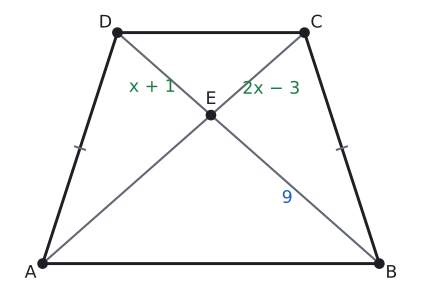

Write the Python code that produced this figure.
import sys; sys.path.insert(0, "tools")
from cizim import *

P = lambda x, y: np.array([float(x), float(y)])
uz = lambda U, V: round(float(np.linalg.norm(U - V)), 4)
def acisi(K, U, V):
    u, v = U - K, V - K
    return round(float(np.degrees(np.arccos(np.dot(u, v) / np.linalg.norm(u) / np.linalg.norm(v)))), 3)
def kesis(p, u, q, v):
    t = np.linalg.solve(np.array([u, -v]).T, q - p); return p + t[0] * u
def birim(U, V):
    t = (V - U) / np.linalg.norm(V - U); return t, np.array([-t[1], t[0]])
def paralel_isareti(U, V, f=0.5):
    M = U + f * (V - U); t, _ = birim(U, V)
    ax.annotate("", xy=M + 0.3 * S * t, xytext=M - 0.3 * S * t, arrowprops=dict(arrowstyle="-|>", color=SOLUK, lw=1.4, mutation_scale=14))
def cetik(U, V, n=1, renk=SOLUK, f=0.5):
    M = U + f * (V - U); t, m = birim(U, V)
    for i in range(n):
        c = M + (i - (n - 1) / 2) * 0.2 * S * t
        ax.plot(*zip(c - 0.22 * S * m, c + 0.22 * S * m), color=renk, lw=1.5)
def olcu(U, V, metin, d=0.5, renk=YAZI, fs=13):
    """[UV] ortasına, U->V yönünün soluna d*S uzağa yazı (d < 0: sağına)."""
    M = (U + V) / 2; _, m = birim(U, V)
    ax.text(*(M + d * S * m), metin, ha="center", va="center", color=renk, fontsize=fs)
def dik_isareti(K, U, V, r=0.4):
    a_ = (U - K) / np.linalg.norm(U - K) * r * S; b_ = (V - K) / np.linalg.norm(V - K) * r * S
    ax.plot(*zip(K + a_, K + a_ + b_, K + b_), color=SOLUK, lw=1.3)
def harf(Q, metin, dx, dy, renk=YAZI, fs=13):
    ax.text(Q[0] + dx * S, Q[1] + dy * S, metin, ha="center", va="center", color=renk, fontsize=fs)
def cizgi(U, V, renk=YAZI, lw=2.2, ls="-"):
    ax.plot(*zip(U, V), color=renk, lw=lw, ls=ls)
def basla(xmin, xmax, ymin, ymax, en=5.5):
    global fig, ax
    fig, ax = sekil(en, en * (ymax - ymin) / (xmax - xmin))
    ax.set_aspect("equal"); ax.axis("off"); ax.set_xlim(xmin, xmax); ax.set_ylim(ymin, ymax)
def yamuk(A, B, C, D, dolgu=None):
    if dolgu: ax.add_patch(patches.Polygon([A, B, C, D], closed=True, facecolor=dolgu, edgecolor="none"))
    ax.plot(*zip(A, B, C, D, A), color=YAZI)
    for Q in (A, B, C, D): nokta(ax, *Q, "")
def koseler(A, B, C, D):
    harf(A, "A", -0.5, -0.4); harf(B, "B", 0.5, -0.4); harf(C, "C", 0.5, 0.4); harf(D, "D", -0.5, 0.4)

# Soru 4: ikizkenar yamuk, |ED| = |EC| = 5 (x = 4), |EA| = |EB| = 9 -> |AC| = 14.
a, c = 13.5, 7.5; h = np.sqrt(14**2 - ((a + c) / 2)**2)
A, B, C, D = P(0, 0), P(a, 0), P((a + c) / 2, h), P((a - c) / 2, h)
E = kesis(A, C - A, B, D - B)
S = a / 14
print("h", round(h, 4), "AC", uz(A, C), "EA", uz(E, A), "EB", uz(E, B), "EC", uz(E, C), "ED", uz(E, D))
basla(-1.4, a + 1.4, -1.0, h + 1.0)
yamuk(A, B, C, D); koseler(A, B, C, D)
cetik(A, D); cetik(B, C)
cizgi(A, C, SOLUK, 1.6); cizgi(B, D, SOLUK, 1.6)
nokta(ax, *E, ""); harf(E, "E", 0, 0.65)
olcu(E, D, "x + 1", 0.75, YESIL); olcu(E, C, "2x − 3", -0.85, YESIL); olcu(E, B, "9", -0.5, MAVI)
kaydet(fig, __file__)
